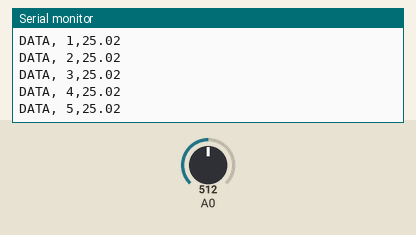
The sketch below on a simulated Arduino Uno, built with avr-gcc and run on an emulated ATmega328P. Parts: the last lines printed to the serial monitor. The test bench sets the inputs (shaded band); at power-on: A0 = 512.

Above: at 1.2 s.
1.3 s: A0 set to 716
At 1.36 s:
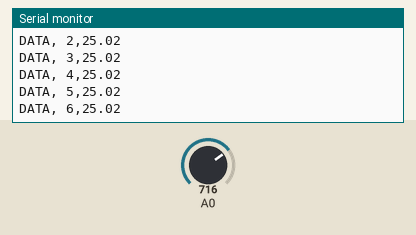
2.8 s: A0 set to 900
At 2.97 s:
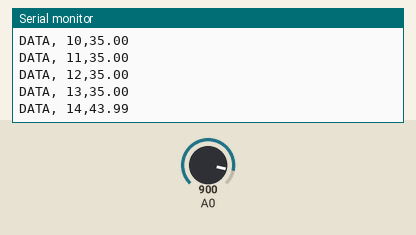
Timing chart, 0 to 5.8 s (numbered marks = the images above; inputs shaded):
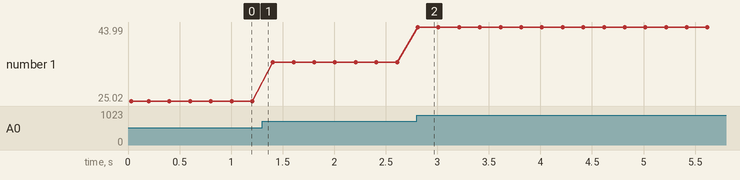

The sketch:

sketch_oct23c.ino
```cpp
int i, pot;
float volt;

void setup() {
  Serial.begin(9600);
  analogReference(DEFAULT);
}

void loop() {
  Serial.println("CLEARDATA");
  Serial.println("LABEL,Ponto,Volts");

  for(i=0; i<515; i++)
  {
    Serial.print("DATA, ");
    pot = analogRead(A0);
    volt = (pot*50.0)/1023;
    Serial.print(i);
    Serial.print(",");
    Serial.println(volt,2);
    delay(200); // Em ms
  }
  exit(0);
}
```

Measured:
- after the input at 2.8 s, the serial monitor: prints a new line at once (image 2)
- plotted number 1: 25.02 → 35 after the input at 1.3 s, 35 → 43.99 after the input at 2.8 s
